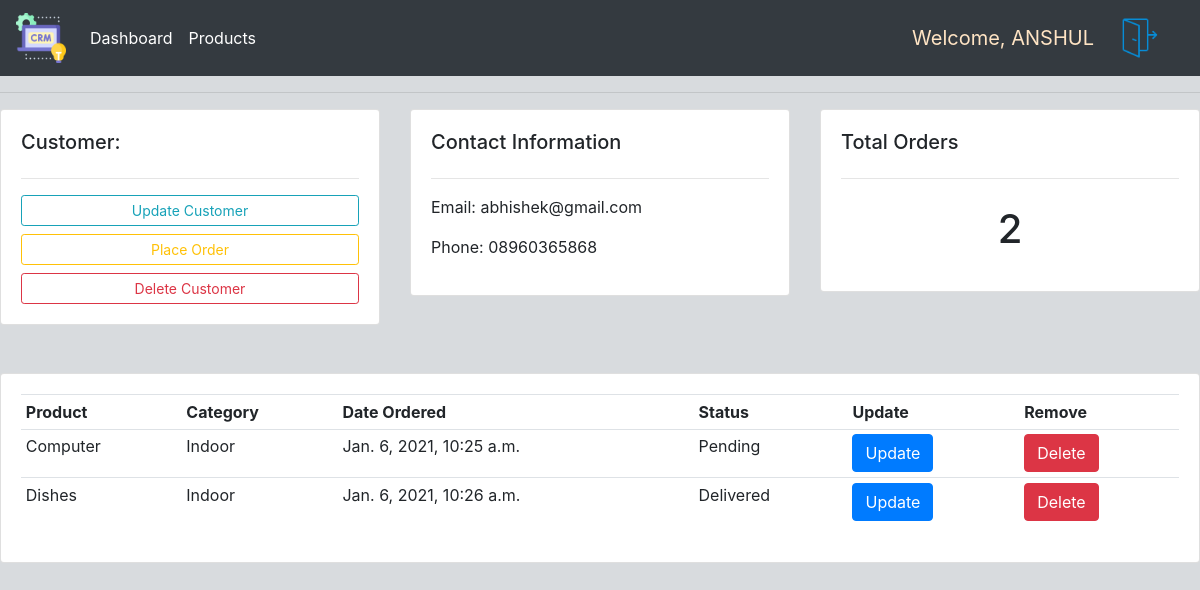
The app's page /customer/24/ (signed in) with its own data.
### accounts/models.py (models this page shows, shortened)
class Customer(models.Model):
    user = models.OneToOneField(User,null= True, on_delete=models.CASCADE,blank = True)
    name = models.CharField(max_length = 200, null = True)
    phone = models.CharField(max_length =20, null = True)
    email = models.EmailField(max_length = 200, null = True)
    date_created = models.DateTimeField(auto_now_add= True)
    profile_pic = models.ImageField(default = "profilepictureunique.png", null = True,blank = True)

class Order(models.Model):
    STATUS = (
        ('Pending','Pending'),
        ('Out For Delivery','Out For Delivery'),
        ('Delivered','Delivered'),
        )
    customer = models.ForeignKey(Customer, null=True,on_delete=models.SET_NULL)
    product = models.ForeignKey(Product,null = True, on_delete= models.SET_NULL)
    date_created = models.DateTimeField(auto_now_add= True)
    status = models.CharField(max_length = 100, null = True, choices = STATUS)

class Product(models.Model):
    CATEGORY = (
        ('Indoor','Indoor'),
        ('Out Door','Out Door')
        )
    name = models.CharField(max_length = 200, null = True)
    price = models.FloatField(null = True)
    category = models.CharField(max_length = 50, null = True, choices = CATEGORY)
    description = models.CharField(max_length = 500, null = True, blank = True)
    date_created = models.DateTimeField(auto_now_add= True)
    tags = models.ManyToManyField(Tag)
    def __str__(self):
        return self.name

### accounts/decorators.py (the view)
        def wrapper_func(request,*args,**kwargs):
            group = None
            if request.user.groups.exists():
                group = request.user.groups.all()[0].name
            if group in allowed_roles:
                return view_func(request,*args,**kwargs)
            else:
                return HttpResponse('You are not allowed to be here')
            return view_func(request,*args,**kwargs)

### accounts/views.py (called while the page is built)
@login_required(login_url='login')
@allowed_users(allowed_roles=['admin'])
def customer(request, pk):
    customer = Customer.objects.get(id=pk)
    orders = customer.order_set.all()
    total_order = orders.count()
    myFilter = OrderFilter(request.GET,queryset=orders)
    orders = myFilter.qs
    context = {'customer':customer,'orders':orders,'total_order':total_order,'myFilter':myFilter}
    return render(request, 'accounts/customer.html',context)

### accounts/templates/accounts/customer.html (shortened to what this page needs)
{% extends 'accounts/main.html'%}
{% block content %}
<div class="row">
	<div class="col-md">
		<div class="card card-body">
			<h5>Customer:</h5>
			<hr>
			<a class="btn btn-outline-info  btn-sm btn-block" href="{% url 'update_customer' customer.id%}">Update Customer</a>
			<a class="btn btn-outline-warning  btn-sm btn-block" href="{% url 'create_order_customer' customer.id%}">Place Order</a>
			<a class="btn btn-outline-danger  btn-sm btn-block" href="{% url 'delete_customer' customer.id%}">Delete Customer</a>
		</div>
	</div>
	<div class="col-md">
		<div class="card card-body">
			<h5>Contact Information</h5>
			<hr>
			<p>Email: {{customer.email}}</p>
			<p>Phone: {{customer.phone}}</p>
		</div>
	</div>
	<div class="col-md">
		<div class="card card-body">
			<h5>Total Orders</h5>
			<hr>
			<h1 style="text-align: center;padding: 10px">{{total_order}}</h1>
		</div>
	</div>
</div>
<br>
<br>
<div class="row">
	<div class="col-md">
		<div class="card card-body">
			<table class="table table-sm">
				<tr>
					<th>Product</th>
					<th>Category</th>
					<th>Date Ordered</th>
					<th>Status</th>
					<th>Update</th>
					<th>Remove</th>
				</tr>
				{% for order in orders %}
					<tr>
						<td>{{order.product}}</td>
						<td>{{order.product.category}}</td>
						<td>{{order.date_created}}</td>
						<td>{{order.status}}</td>
						<td><a class="btn btn-primary" href="{%url 'update_order' order.id %}">Update</a></td>
						<td><a class="btn btn-danger" href="{%url 'delete_order' order.id %}"> Delete</a></td>
					</tr>
				{% endfor%}
			</table>
		</div>
	</div>
</div>
{% endblock %}

### accounts/templates/accounts/navbar.html (shortened to what this page needs)
{% load static%}
<nav class="navbar navbar-expand-lg navbar-dark bg-dark">
    <a class="navbar-brand" href="{% url 'home' %}">
        <img src="{%static 'images/crm.png'%}" width="50" height="50" alt="" id = "navbarImage">
    </a>
    <div class="collapse navbar-collapse" id="navbarNav">
      <ul class="navbar-nav">
        {% if request.user.is_staff%}
        <li class="nav-item active">
          <a class="nav-link" href="{% url 'home' %}">Dashboard </a>
        </li>
        <li class="nav-item active">
          <a class="nav-link" href="{% url 'products' %}">Products</a>
        </li>
        {%else%}
        <li class = "nav-item">
          <a class = "nav-link" href="{% url 'account' %}">
            <img src="{%static 'images/settings.png'%}" width="50" height="50" alt="" id = "navbarImage">
          </a>
        </li>
        {%endif%}
      </ul>
    </div>
    <span class = "hello-msg">Welcome, {{request.user|upper}}</span>
    <span class = "hello-msg">
      <a href="{% url 'logout' %}">
        <img src="{%static 'images/logout_new.png'%}" width="50" height="50" alt="" id = "navbarImage">
      </a>
    </span>
  </nav>

### static/css/main.css (style rules this page uses)
body { background-color: #a9aeb671; }

### accounts/templates/accounts/navbar.html (style rules this page uses)
.hello-msg { font-size: 20px; color: bisque; margin-right: 20px; }

### records on screen
Customer: email "abhishek@gmail.com", phone "08960365868"
Order: product "Computer", product.category "Indoor", date_created "Jan. 6, 2021, 10:25 a.m.", status "Pending"
Order: product "Dishes", product.category "Indoor", date_created "Jan. 6, 2021, 10:26 a.m.", status "Delivered"

### other values on screen
{{ request.user|upper }} "ANSHUL"
{{ total_order }} "2"
